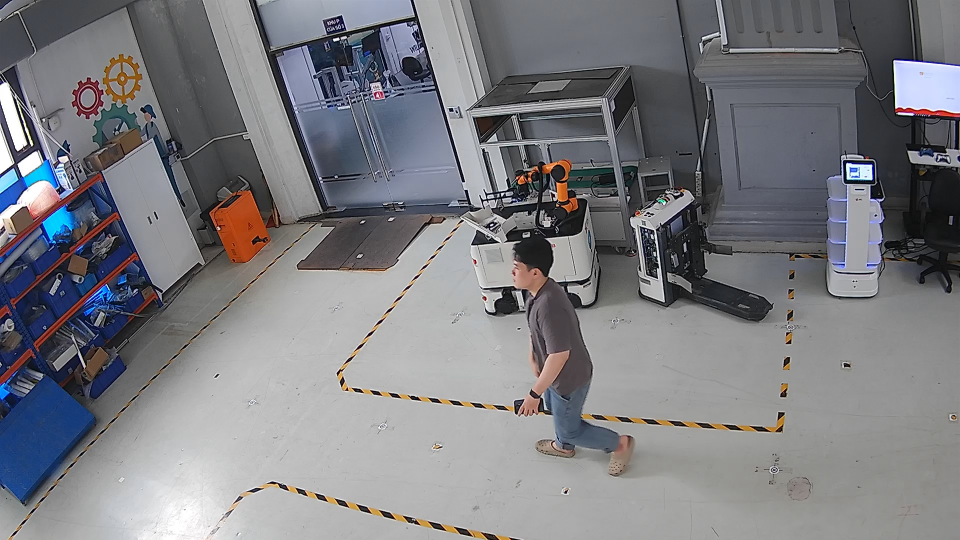
#> input picture backend/test_frame.jpg, 1920 x 1080 px (shown at 1/2 size)
$ python -i image_quality.py   (imports and definitions only)   (older library calls are emulated)
#> lines starting #> are read from the running program, lines starting #| are printed output that depends on the picture
#> further down, picture is the input picture: shape (1080, 1920, 3); mean B, G, R 128.5, 123.9, 123.7
"""Tầng 1 – Image Quality Assessment (IQA).

Blocks blurred, shaken or badly exposed frames before CV or AI can guess on
them (target.md Test 3.4).  Sharpness is the variance of the Laplacian of the
whole camera frame: blur and vibration affect every pixel, and a plain empty
floor cell alone would look "blurry" even on a perfect lens.  The frame is
first decimated to a fixed analysis width so the threshold does not depend on
the camera resolution, and the Laplacian is expressed at a reference mean
grey of 128: dimming the lights scales every gradient, and a dark but sharp
night frame must stay measurable (target.md Test 2.1).  Brightness is
measured on the rectified cell itself.
"""

from dataclasses import asdict, dataclass
from typing import Optional

import cv2
import numpy as np

from .config import ERR_BLURRY_FRAME, ERR_LIGHTING_OUT_OF_RANGE

MIN_LAPLACIAN_VAR = 80.0
MIN_BRIGHTNESS = 25.0
MAX_BRIGHTNESS = 235.0
ANALYSIS_WIDTH = 640
REFERENCE_GREY = 128.0


@dataclass
class ImageQualityReport:
    ok: bool
    laplacian_var: float
    brightness: float
    error_code: Optional[str] = None
    message: str = ""

    def as_dict(self) -> dict:
        return asdict(self)


def _gray(image: np.ndarray) -> np.ndarray:
    return image if image.ndim == 2 else cv2.cvtColor(image, cv2.COLOR_BGR2GRAY)


def laplacian_variance(frame: np.ndarray) -> float:
    """Brightness-normalised Laplacian variance at ``ANALYSIS_WIDTH``."""
    height, width = frame.shape[:2]
#> height = 1080; width = 1920
    if width > ANALYSIS_WIDTH:
        size = (ANALYSIS_WIDTH, max(1, int(round(height * ANALYSIS_WIDTH / float(width)))))
#> size = (640, 360)
        frame = cv2.resize(frame, size, interpolation=cv2.INTER_NEAREST)
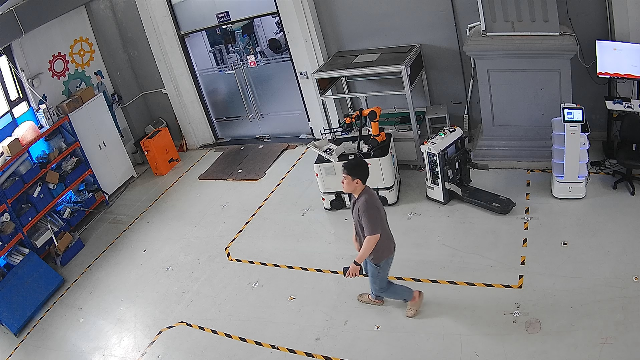
#> frame: shape (360, 640, 3); mean of channels 0, 1, 2 128.4, 123.9, 123.6; drawn as B, G, R
    gray = _gray(frame)
#> in _gray, `return image if image.ndim == 2 else cv2.cvtColor(image, cv2.COLOR_BGR..`:
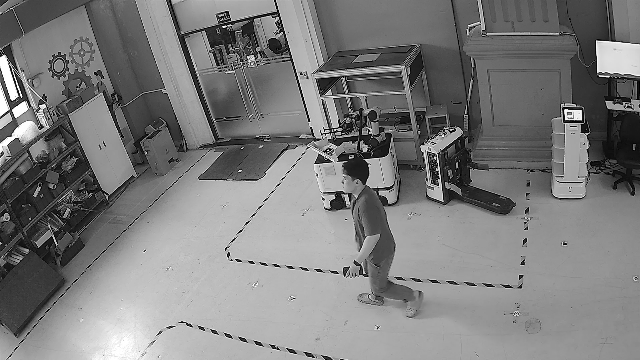
#> returned value: shape (360, 640); min 0, max 255, mean 124.3
    mean = max(1.0, float(cv2.mean(gray)[0]))
#> mean = 124.3
    _, std = cv2.meanStdDev(cv2.Laplacian(gray, cv2.CV_16S))
#> std = [87.67]
    return float(std[0, 0]) ** 2 * (REFERENCE_GREY / mean) ** 2


def mean_brightness(image: np.ndarray) -> float:
    return float(cv2.mean(_gray(image))[0])


def check_image_quality(frame: np.ndarray, region: Optional[np.ndarray] = None,
                        min_laplacian: float = MIN_LAPLACIAN_VAR,
                        min_brightness: float = MIN_BRIGHTNESS,
                        max_brightness: float = MAX_BRIGHTNESS) -> ImageQualityReport:
    """Return whether ``frame`` is usable.

    ``region`` is the rectified ROI; when given its brightness is checked,
    otherwise the whole frame is used.
    """
    if frame is None or frame.size == 0:
        return ImageQualityReport(False, 0.0, 0.0, ERR_BLURRY_FRAME, "Không có khung hình")
    sharpness = laplacian_variance(frame)
    brightness = mean_brightness(region if region is not None and region.size else frame)
    if sharpness < min_laplacian:
        return ImageQualityReport(False, sharpness, brightness, ERR_BLURRY_FRAME,
                                  f"Khung hình mờ/rung: Laplacian {sharpness:.1f} < {min_laplacian:.0f}")
    if brightness < min_brightness:
        return ImageQualityReport(False, sharpness, brightness, ERR_LIGHTING_OUT_OF_RANGE,
                                  f"Quá tối: độ sáng {brightness:.1f} < {min_brightness:.0f}")
    if brightness > max_brightness:
        return ImageQualityReport(False, sharpness, brightness, ERR_LIGHTING_OUT_OF_RANGE,
                                  f"Quá chói: độ sáng {brightness:.1f} > {max_brightness:.0f}")
    return ImageQualityReport(True, sharpness, brightness)

>>> import cv2
>>> picture = cv2.imread('../../test_frame.jpg')
>>> result = laplacian_variance(picture)
#> result = 8147.1
